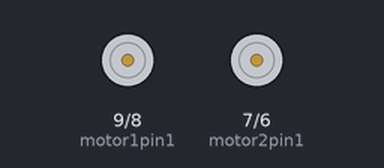
The sketch below on a simulated Arduino Uno, built with avr-gcc and run on an emulated ATmega328P. On the bench: motor-driver pin pairs drawn as motors (green arrow = first pin HIGH = forward, orange = second pin HIGH = backward, longer = more drive, scaled by the enable pin). At 22.9 s the program stops and its outputs stay as they are.

Above: at 0.05 s.
Timing chart, 0 to 6.4 s (numbered marks = the images above):
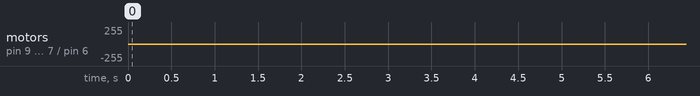

The sketch:

Turn_Test.ino
```cpp
int ENA = 10;
int motor1pin1 = 9;
int motor1pin2 = 8;
int motor2pin1 = 7;
int motor2pin2 = 6;
int ENB = 5;

int sec = 100;
int max_speed = 200;
int delay_time = 1450;

void setup() {
  Serial.begin(9600);

  pinMode(motor1pin1, OUTPUT);
  pinMode(motor1pin2, OUTPUT);
  pinMode(ENA, OUTPUT);
  pinMode(motor2pin1, OUTPUT);
  pinMode(motor2pin2, OUTPUT);
  pinMode(ENB, OUTPUT);
}

void loop() {
  analogWrite(ENA, max_speed); //Controlling speed (0 = off and 255 = max speed)
  analogWrite(ENB, max_speed); //Controlling speed (0 = off and 255 = max speed)

  delay(8000);

  right_turn_90();
  left_turn_90();

  right_turn_90();
  left_turn_90();

  right_turn_90();
  left_turn_90();

  exit(0);
}

void backward() {

  digitalWrite(motor1pin1, HIGH);
  digitalWrite(motor1pin2, LOW);

  digitalWrite(motor2pin1, HIGH);
  digitalWrite(motor2pin2, LOW);
}

void left() {

  digitalWrite(motor1pin1, HIGH);
  digitalWrite(motor1pin2, LOW);

  digitalWrite(motor2pin1, LOW);
  digitalWrite(motor2pin2, HIGH);
}

void right() {

  digitalWrite(motor1pin1, LOW);
  digitalWrite(motor1pin2, HIGH);

  digitalWrite(motor2pin1, HIGH);
  digitalWrite(motor2pin2, LOW);

}

void forward() {

  digitalWrite(motor1pin1, LOW);
  digitalWrite(motor1pin2, HIGH);

  digitalWrite(motor2pin1, LOW);
  digitalWrite(motor2pin2, HIGH);
}

void FINISH() {

  digitalWrite(motor1pin1, LOW);
  digitalWrite(motor1pin2, LOW);

  digitalWrite(motor2pin1, LOW);
  digitalWrite(motor2pin2, LOW);
}

void right_turn_90(){
  right();
  delay(delay_time+50);
  FINISH();
  delay(1000);
}

void left_turn_90(){
  left();
  delay(delay_time);
  FINISH();
  delay(1000);
}
```

Measured:
- by itself, motor on pin 9 (motor1pin1) / pin 8 (motor1pin2): repeats every 5.0 s: stopped 1.0 s, forward 200/255 1.5 s, stopped 1.0 s, backward 200/255 1.5 s
- by itself, motor on pin 7 (motor2pin1) / pin 6 (motor2pin2): repeats every 5.0 s: stopped 1.0 s, backward 200/255 1.5 s, stopped 1.0 s, forward 200/255 1.5 s
